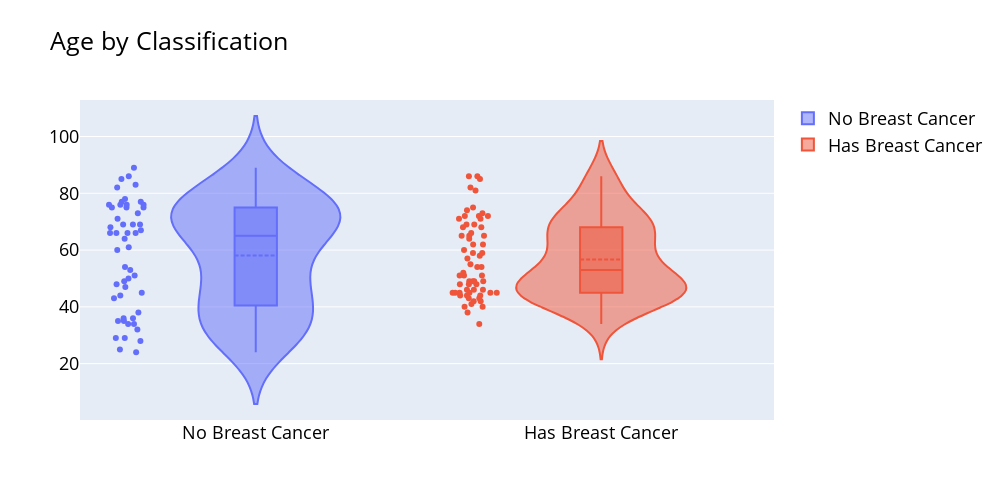
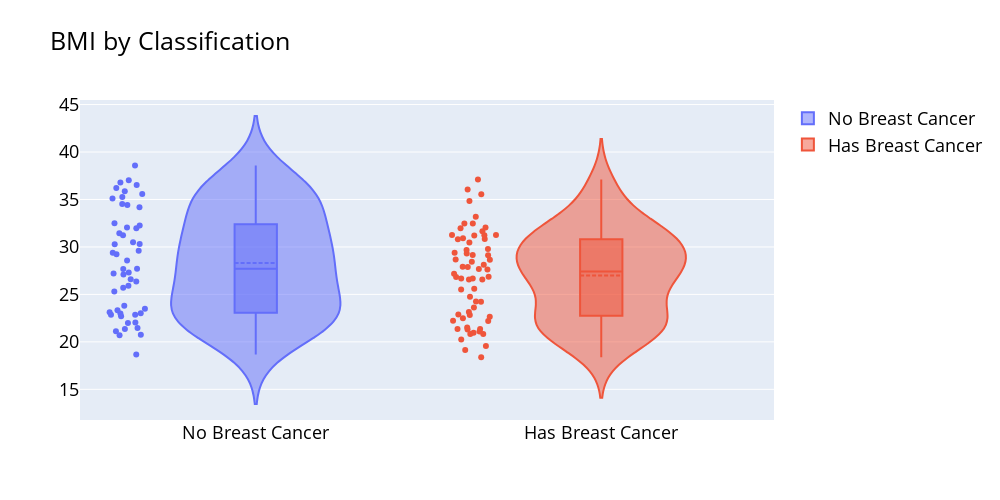
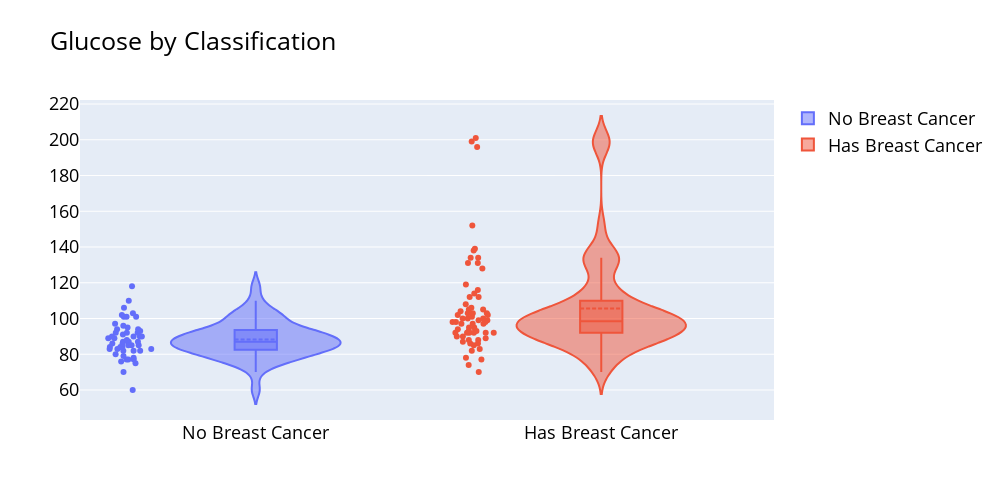
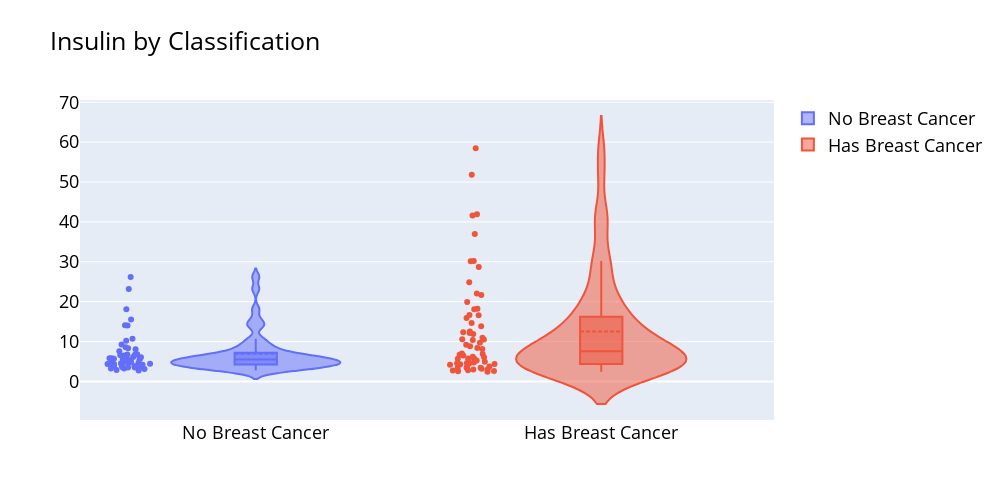

Notebook source saved alongside these figures, in order:
### Markdown cell above
### Box Plots

### Code cell
import plotly.graph_objects as go

# We're labeling the classes 1 and 2 as "Has Breast Cancer" and "No Breast Cancer"
class_labels = {1: "No Breast Cancer", 2: "Has Breast Cancer"}

for column in columns:
    fig = go.Figure()
    for label in class_labels:
        fig.add_trace(go.Violin(
            y=data[data['Classification'] == label][column],
            name=class_labels[label],
            box_visible=True,
            meanline_visible=True,
            points='all'
        ))
    fig.update_layout(
        title=f'{column} by Classification',
        autosize=False,
        width=1000,
        height=500,
        font=dict(size=18, color="black")
    )
    fig.show()

### Figure 1 — Plotly figure (JSON) as saved in the notebook; plotly's stock layout.template omitted (floating-point values rounded to 4 significant figures)
{"data": [{"box": {"visible": true}, "meanline": {"visible": true}, "name": "No Breast Cancer", "points": "all", "type": "violin", "y": [48, 83, 82, 68, 86, 49, 89, 76, 73, 75, 34, 29, 25, 24, 38, 44, 47, 61, 64, 32, 36, 34, 29, 35, 54, 45, 50, 66, 35, 36, 66, 53, 28, 43, 51, 67, 66, 69, 60, 77, 76, 76, 75, 69, 71, 66, 75, 78, 69, 85, 76, 77]}, {"box": {"visible": true}, "meanline": {"visible": true}, "name": "Has Breast Cancer", "points": "all", "type": "violin", "y": [45, 45, 49, 34, 42, 68, 51, 62, 38, 69, 49, 51, 59, 45, 54, 64, 46, 44, 45, 44, 51, 72, 46, 43, 55, 43, 86, 41, 59, 81, 48, 71, 42, 65, 48, 85, 48, 58, 40, 82, 52, 49, 60, 49, 44, 40, 71, 69, 74, 66, 65, 72, 57, 73, 45, 46, 68, 75, 54, 45, 62, 65, 72, 86]}], "layout": {"autosize": false, "font": {"color": "black", "size": 18}, "height": 500, "title": {"text": "Age by Classification"}, "width": 1000}}

### Figure 2 — Plotly figure (JSON) as saved in the notebook; plotly's stock layout.template omitted (floating-point values rounded to 4 significant figures)
{"data": [{"box": {"visible": true}, "meanline": {"visible": true}, "name": "No Breast Cancer", "points": "all", "type": "violin", "y": [23.5, 20.69, 23.12, 21.37, 21.11, 22.85, 22.7, 23.8, 22.0, 23.0, 21.47, 23.01, 22.86, 18.67, 23.34, 20.76, 22.03, 32.04, 34.53, 36.51, 28.58, 31.98, 32.27, 30.28, 30.48, 37.04, 38.58, 31.45, 35.25, 34.17, 36.21, 36.79, 35.86, 34.42, 27.69, 29.61, 31.24, 35.09, 26.35, 35.59, 29.22, 27.2, 27.3, 32.5, 30.3, 27.7, 25.7, 25.3, 29.4, 26.6, 27.1, 25.9]}, {"box": {"visible": true}, "meanline": {"visible": true}, "name": "Has Breast Cancer", "points": "all", "type": "violin", "y": [21.3, 20.83, 20.96, 24.24, 21.36, 21.08, 19.13, 22.66, 22.5, 21.51, 21.37, 22.89, 22.83, 23.14, 24.22, 22.22, 20.83, 19.56, 20.26, 24.74, 18.37, 23.62, 22.21, 26.56, 31.98, 31.25, 26.67, 26.67, 28.67, 31.64, 32.46, 25.51, 29.3, 29.67, 28.12, 27.69, 31.25, 29.15, 30.84, 31.22, 30.8, 32.46, 31.23, 29.78, 27.89, 27.64, 27.92, 28.44, 28.65, 26.56, 30.92, 29.14, 34.84, 37.11, 29.38, 33.18, 35.56, 30.48, 36.05, 26.85, 26.84, 32.05, 25.59, 27.18]}], "layout": {"autosize": false, "font": {"color": "black", "size": 18}, "height": 500, "title": {"text": "BMI by Classification"}, "width": 1000}}

### Figure 3 — Plotly figure (JSON) as saved in the notebook; plotly's stock layout.template omitted (floating-point values rounded to 4 significant figures)
{"data": [{"box": {"visible": true}, "meanline": {"visible": true}, "name": "No Breast Cancer", "points": "all", "type": "violin", "y": [70, 92, 91, 77, 92, 92, 77, 118, 97, 83, 78, 82, 82, 88, 75, 86, 84, 85, 95, 87, 86, 87, 84, 84, 90, 83, 106, 90, 90, 80, 101, 101, 87, 89, 77, 79, 82, 101, 103, 76, 83, 94, 85, 93, 102, 90, 94, 60, 89, 96, 110, 85]}, {"box": {"visible": true}, "meanline": {"visible": true}, "name": "Has Breast Cancer", "points": "all", "type": "violin", "y": [102, 74, 94, 92, 93, 102, 93, 92, 95, 112, 78, 103, 98, 116, 86, 98, 88, 114, 92, 106, 105, 105, 86, 101, 92, 103, 201, 97, 77, 100, 99, 112, 98, 85, 90, 196, 199, 139, 128, 100, 87, 134, 131, 70, 99, 103, 104, 108, 88, 89, 97, 83, 95, 134, 90, 92, 131, 152, 119, 92, 100, 97, 82, 138]}], "layout": {"autosize": false, "font": {"color": "black", "size": 18}, "height": 500, "title": {"text": "Glucose by Classification"}, "width": 1000}}

### Figure 4 — Plotly figure (JSON) as saved in the notebook; plotly's stock layout.template omitted (floating-point values rounded to 4 significant figures)
{"data": [{"box": {"visible": true}, "meanline": {"visible": true}, "name": "No Breast Cancer", "points": "all", "type": "violin", "y": [2.707, 3.115, 4.498, 3.226, 3.549, 3.226, 4.69, 6.47, 3.35, 4.952, 3.469, 5.663, 4.09, 6.107, 5.782, 7.553, 2.869, 18.08, 4.427, 14.03, 4.345, 4.53, 5.81, 4.376, 5.537, 6.76, 6.703, 9.245, 6.817, 6.59, 15.53, 10.18, 8.576, 23.19, 3.855, 5.819, 4.181, 5.646, 5.138, 3.881, 5.376, 14.07, 5.197, 5.43, 8.34, 6.042, 8.079, 3.508, 10.7, 4.462, 26.21, 4.58]}, {"box": {"visible": true}, "meanline": {"visible": true}, "name": "Has Breast Cancer", "points": "all", "type": "violin", "y": [13.85, 4.56, 12.3, 21.7, 2.999, 6.2, 4.364, 3.482, 5.261, 6.683, 2.64, 2.74, 6.862, 4.902, 3.73, 5.7, 3.42, 15.89, 3.44, 58.46, 6.03, 4.42, 36.94, 10.55, 16.64, 4.328, 41.61, 22.03, 3.188, 9.669, 28.68, 10.39, 4.172, 14.65, 2.54, 51.81, 12.16, 16.58, 41.89, 18.08, 30.21, 24.89, 30.13, 8.396, 9.208, 2.432, 18.2, 8.808, 3.012, 6.524, 10.49, 10.95, 12.55, 5.636, 4.713, 5.75, 8.15, 7.01, 11.91, 3.33, 4.53, 5.73, 2.82, 19.91]}], "layout": {"autosize": false, "font": {"color": "black", "size": 18}, "height": 500, "title": {"text": "Insulin by Classification"}, "width": 1000}}
